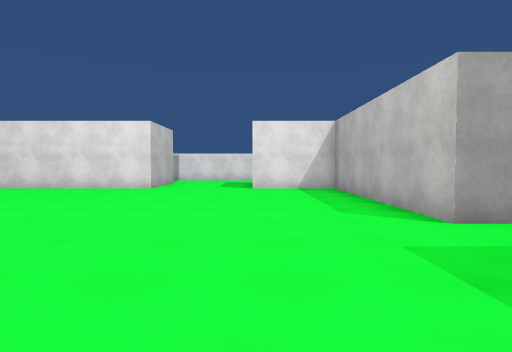
View 1 (above)

24 first-person views from a walk through a Unity game level. The camera is 1.4 m above the floor, tilts 2° down and sees 80° across. The floor is counted in squares, 2 m on a side. Each view is taken from the middle of a square. On the plan, view 1 faces up. The plan holds only what a view shows up to about 10 squares ahead; the rest is blank. The place goes on beyond the plan. The player character is not drawn. Surface patterns are stand-ins for the level's own textures.

View 2
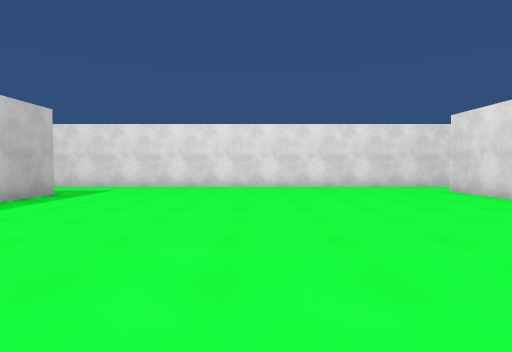

View 3
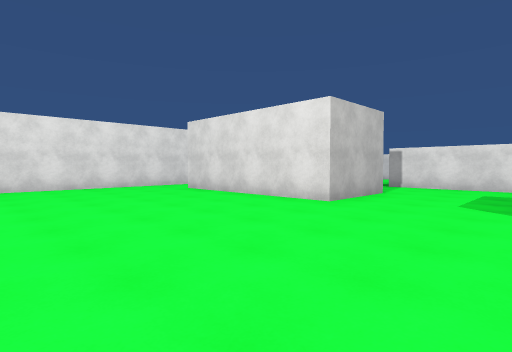

View 4
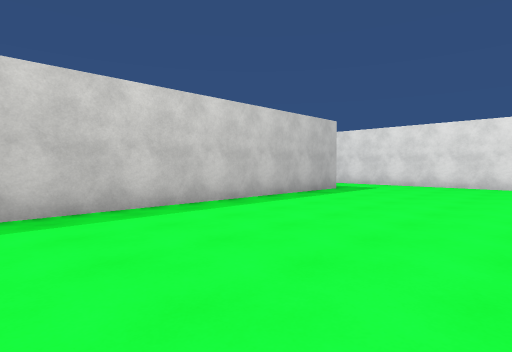

View 5
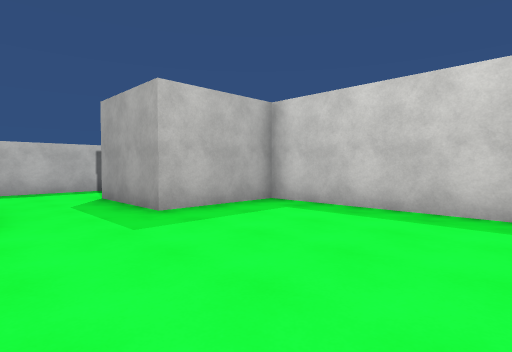

View 6
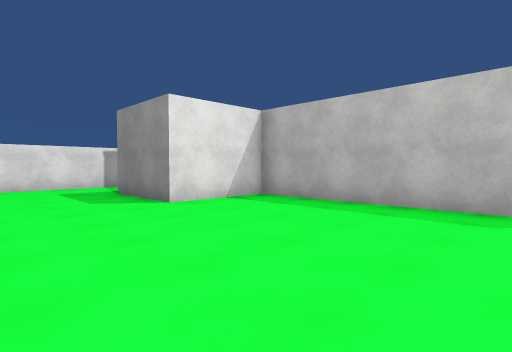

View 7
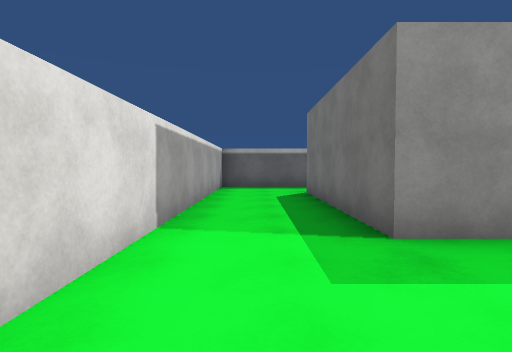

View 8
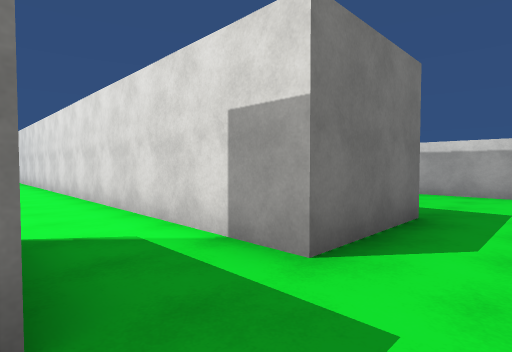

View 9
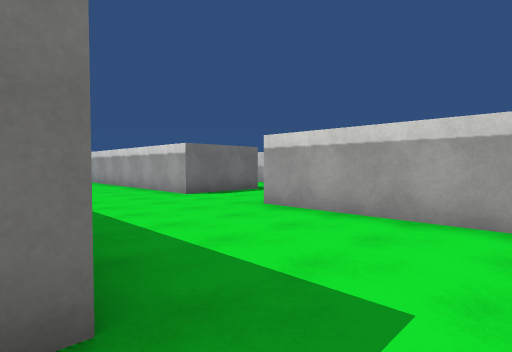

View 10
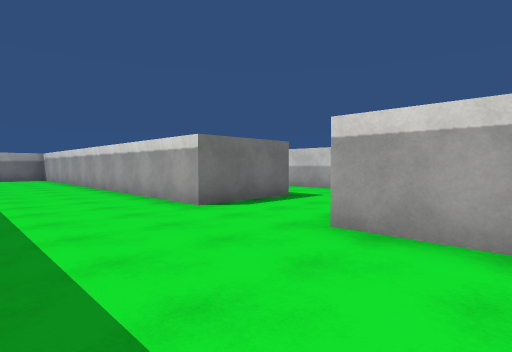

View 11
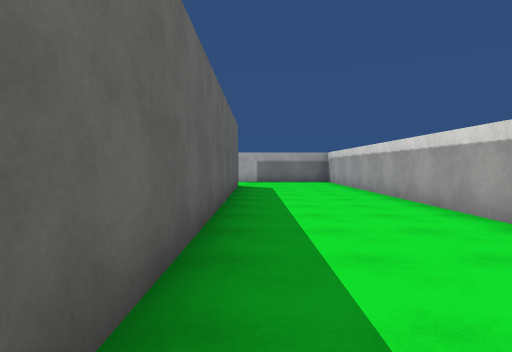

View 12
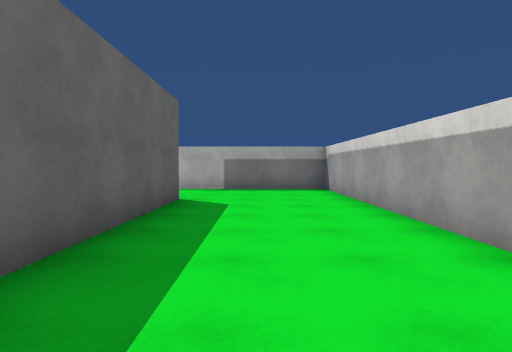

View 13
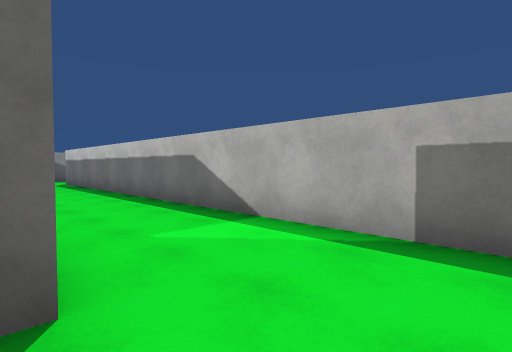

View 14
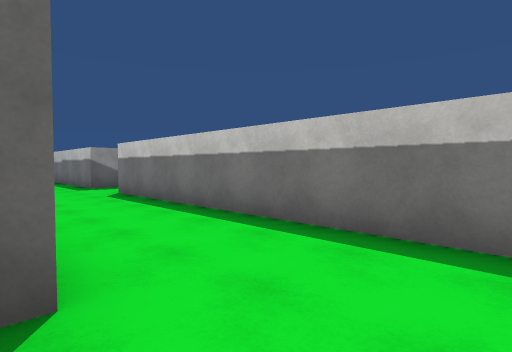

View 15
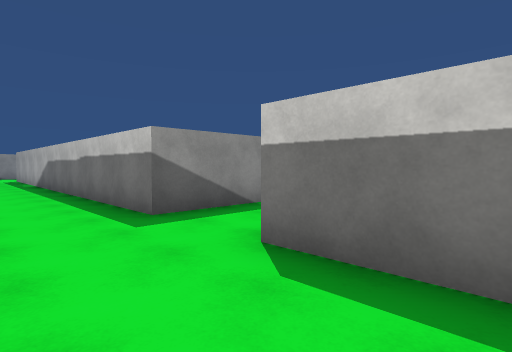

View 16
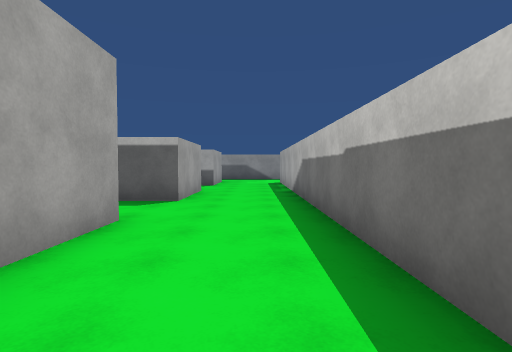

View 17
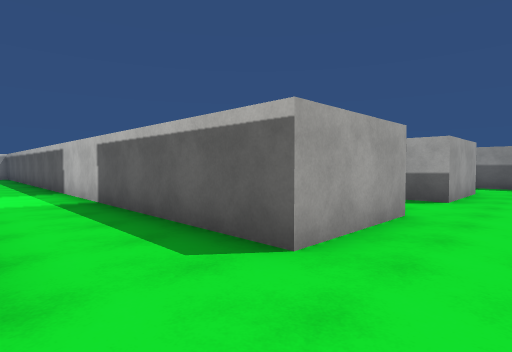

View 18
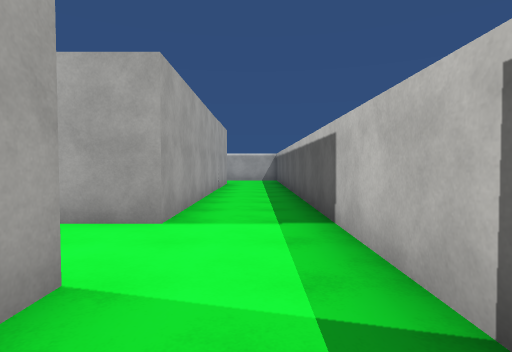

View 19
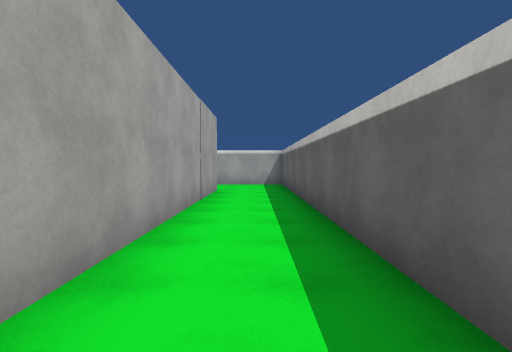

View 20
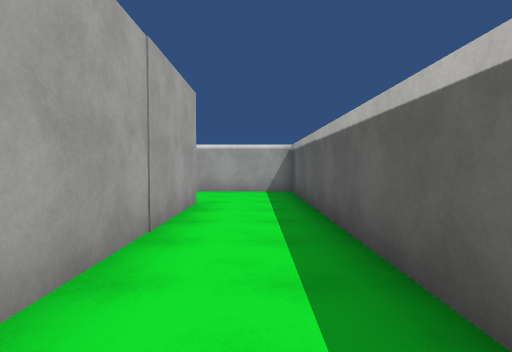

View 21
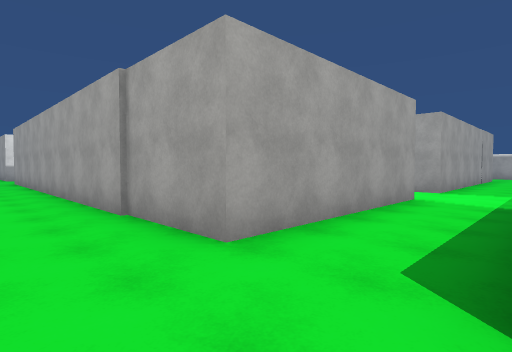

View 22
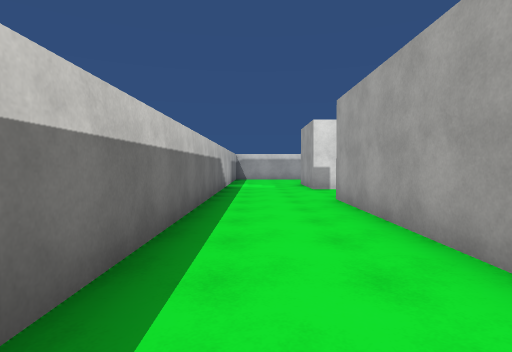

View 23
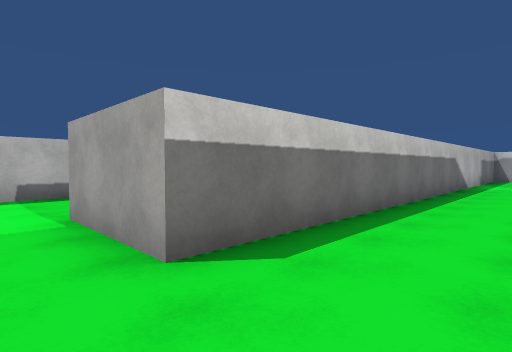

View 24
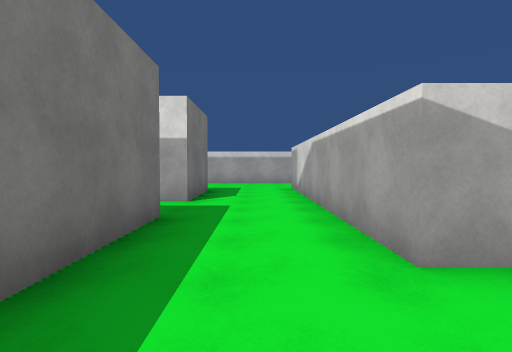

### Floor plan
Points are (right, up) in squares from view 1. A wall is a line through its corners. A room is listed if a view was taken in it or the views show most of it. See-through windows are left out.
Room 1 (views 1, 2, 3, 4, 5, 6, 14, 15, 16, 17, 18, 19, 20, 21, 22, 23)
walls: (2.4, 3.6) (2.4, 9.2) (-0.1, 9.2) (-0.1, 11.7) (4.9, 11.7) (4.9, 3.6) (2.4, 3.6); (-7.4, -0.8) (2.4, -0.8) (2.4, 1.7) (4.9, 1.7) (4.9, -3.3) (-7.4, -3.3); (-3.2, 11.8) (-3.2, 9.2) (-8.2, 9.2); (-9.9, 9.4) (-9.9, -3.3); (1.1, -8.2) (1.1, -6) (9.6, -6); (9.5, -3.3) (7, -3.3) (7, 14.1) (-2.5, 14.1); (-9.5, -6) (-1.1, -6) (-1.1, -8.5)
ways out: opening at (-10, -4.5) to room 2; opening at (-9, 10.5) to room 2; opening at (-3.5, 12.5) to room 2; opening at (0, -8); opening at (9, -4.5)
Room 2 (views 7, 8, 9, 10, 11, 12, 13, 24)
walls: (-18.5, 6.5) (-16.1, 6.5) (-16.1, -6) (-9.5, -6); (-12.5, 11.7) (-9.9, 11.7) (-9.9, 9.4); (-8.2, 11.7) (-5.5, 11.7); (-16.1, 12.8) (-16.1, 9.1); (-12.4, -3.4) (-12.4, 6.4); (-9.9, -3.3) (-11, -3.3); (-6.1, 14.5) (-6.1, 14.1) (-13.4, 14.1); (-2.5, 14.1) (-4, 14.1)
ways out: opening at (-10, -4.5) to room 1; opening at (-9, 10.5) to room 1; opening at (-3.5, 12.5) to room 1

Positions as (right, up) in squares from view 1, and headings:
1: (0, 0), facing up
2: (0, 4), facing left
3: (0, 4), facing up-left
4: (1, 4), facing down-left
5: (-2, 4), facing down-right
6: (-3, 4), facing up-right
7: (-3, 13), facing right
8: (-8, 13), facing down-left
9: (-12, 13), facing down-left
10: (-13, 11), facing down-left
11: (-13, 7), facing down
12: (-14, 3), facing down
13: (-14, -3), facing down-right
14: (-9, -3), facing down-right
15: (-3, -4), facing down-right
16: (1, -5), facing right
17: (5, -5), facing up-right
18: (6, 0), facing up
19: (6, 3), facing up
20: (6, 6), facing up
21: (7, -5), facing up-left
22: (-1, -5), facing left
23: (0, -4), facing down-left
24: (-4, 13), facing left
